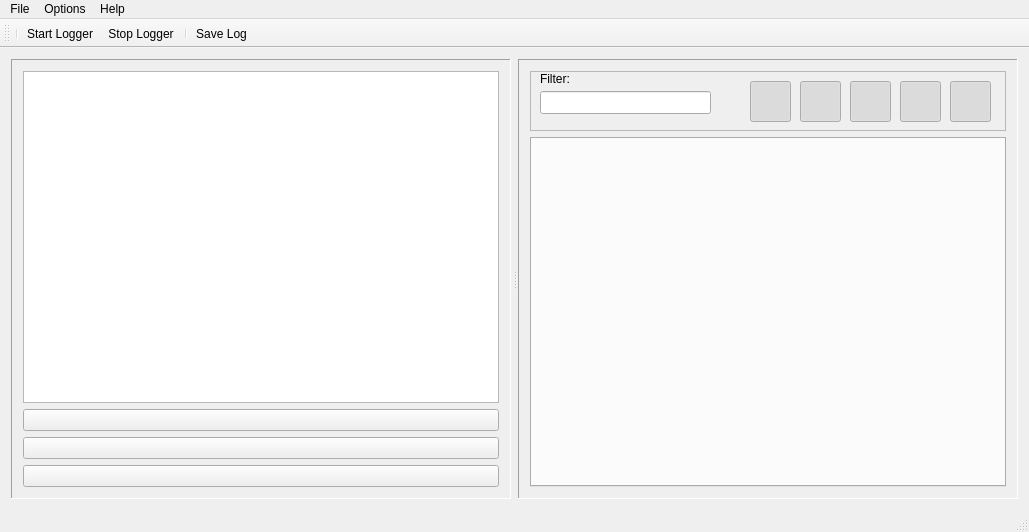
<?xml version="1.0" encoding="UTF-8"?>
<ui version="4.0">
 <class>MainWindow</class>
 <widget class="QMainWindow" name="MainWindow">
  <property name="geometry">
   <rect>
    <x>0</x>
    <y>0</y>
    <width>1025</width>
    <height>532</height>
   </rect>
  </property>
  <property name="sizePolicy">
   <sizepolicy hsizetype="Maximum" vsizetype="Preferred">
    <horstretch>0</horstretch>
    <verstretch>0</verstretch>
   </sizepolicy>
  </property>
  <property name="windowTitle">
   <string>QtYarprun Logger</string>
  </property>
  <widget class="QWidget" name="centralWidget">
   <layout class="QVBoxLayout" name="verticalLayout_4">
    <item>
     <widget class="QSplitter" name="splitter">
      <property name="sizePolicy">
       <sizepolicy hsizetype="Preferred" vsizetype="Preferred">
        <horstretch>1</horstretch>
        <verstretch>0</verstretch>
       </sizepolicy>
      </property>
      <property name="frameShape">
       <enum>QFrame::NoFrame</enum>
      </property>
      <property name="midLineWidth">
       <number>0</number>
      </property>
      <property name="orientation">
       <enum>Qt::Horizontal</enum>
      </property>
      <property name="handleWidth">
       <number>7</number>
      </property>
      <widget class="QFrame" name="left_frame">
       <property name="sizePolicy">
        <sizepolicy hsizetype="Minimum" vsizetype="Preferred">
         <horstretch>1</horstretch>
         <verstretch>0</verstretch>
        </sizepolicy>
       </property>
       <property name="minimumSize">
        <size>
         <width>500</width>
         <height>0</height>
        </size>
       </property>
       <property name="frameShape">
        <enum>QFrame::Panel</enum>
       </property>
       <property name="frameShadow">
        <enum>QFrame::Sunken</enum>
       </property>
       <layout class="QVBoxLayout" name="verticalLayout">
        <item>
         <layout class="QVBoxLayout" name="verticalLayout_2">
          <item>
           <widget class="QTreeView" name="yarprunTreeView">
            <property name="sizePolicy">
             <sizepolicy hsizetype="Expanding" vsizetype="Minimum">
              <horstretch>0</horstretch>
              <verstretch>0</verstretch>
             </sizepolicy>
            </property>
            <property name="contextMenuPolicy">
             <enum>Qt::CustomContextMenu</enum>
            </property>
            <property name="editTriggers">
             <set>QAbstractItemView::NoEditTriggers</set>
            </property>
            <property name="rootIsDecorated">
             <bool>false</bool>
            </property>
            <property name="sortingEnabled">
             <bool>true</bool>
            </property>
            <attribute name="headerVisible">
             <bool>true</bool>
            </attribute>
           </widget>
          </item>
         </layout>
        </item>
        <item>
         <widget class="QPushButton" name="refreshLogger">
          <property name="text">
           <string/>
          </property>
          <property name="icon">
           <iconset resource="res.qrc">
            <normaloff>:/new/prefix1/images/progress_ico.png</normaloff>:/new/prefix1/images/progress_ico.png</iconset>
          </property>
          <property name="iconSize">
           <size>
            <width>32</width>
            <height>32</height>
           </size>
          </property>
         </widget>
        </item>
        <item>
         <widget class="QPushButton" name="stopLogger">
          <property name="text">
           <string/>
          </property>
          <property name="icon">
           <iconset resource="res.qrc">
            <normaloff>:/new/prefix1/images/stop_ico.png</normaloff>:/new/prefix1/images/stop_ico.png</iconset>
          </property>
          <property name="iconSize">
           <size>
            <width>32</width>
            <height>32</height>
           </size>
          </property>
         </widget>
        </item>
        <item>
         <widget class="QPushButton" name="startLogger">
          <property name="text">
           <string/>
          </property>
          <property name="icon">
           <iconset resource="res.qrc">
            <normaloff>:/new/prefix1/images/run_ico.png</normaloff>:/new/prefix1/images/run_ico.png</iconset>
          </property>
          <property name="iconSize">
           <size>
            <width>32</width>
            <height>32</height>
           </size>
          </property>
         </widget>
        </item>
       </layout>
      </widget>
      <widget class="QFrame" name="right_frame">
       <property name="sizePolicy">
        <sizepolicy hsizetype="Maximum" vsizetype="Preferred">
         <horstretch>3</horstretch>
         <verstretch>0</verstretch>
        </sizepolicy>
       </property>
       <property name="minimumSize">
        <size>
         <width>500</width>
         <height>0</height>
        </size>
       </property>
       <property name="frameShape">
        <enum>QFrame::Panel</enum>
       </property>
       <property name="frameShadow">
        <enum>QFrame::Sunken</enum>
       </property>
       <layout class="QVBoxLayout" name="verticalLayout_3">
        <item>
         <widget class="QFrame" name="frame">
          <property name="minimumSize">
           <size>
            <width>0</width>
            <height>60</height>
           </size>
          </property>
          <property name="frameShape">
           <enum>QFrame::StyledPanel</enum>
          </property>
          <property name="frameShadow">
           <enum>QFrame::Raised</enum>
          </property>
          <widget class="QPushButton" name="DisplayUnformattedEnable">
           <property name="geometry">
            <rect>
             <x>420</x>
             <y>10</y>
             <width>41</width>
             <height>41</height>
            </rect>
           </property>
           <property name="text">
            <string/>
           </property>
           <property name="icon">
            <iconset resource="res.qrc">
             <normaloff>:/new/prefix1/images/all_ico_b.png</normaloff>
             <normalon>:/new/prefix1/images/all_ico.png</normalon>:/new/prefix1/images/all_ico_b.png</iconset>
           </property>
           <property name="iconSize">
            <size>
             <width>32</width>
             <height>32</height>
            </size>
           </property>
           <property name="checkable">
            <bool>true</bool>
           </property>
           <property name="checked">
            <bool>true</bool>
           </property>
           <property name="autoDefault">
            <bool>false</bool>
           </property>
           <property name="default">
            <bool>false</bool>
           </property>
           <property name="flat">
            <bool>false</bool>
           </property>
          </widget>
          <widget class="QPushButton" name="DisplayWarningEnable">
           <property name="geometry">
            <rect>
             <x>270</x>
             <y>10</y>
             <width>41</width>
             <height>41</height>
            </rect>
           </property>
           <property name="text">
            <string/>
           </property>
           <property name="icon">
            <iconset resource="res.qrc">
             <normaloff>:/new/prefix1/images/warning_ico_b.png</normaloff>
             <normalon>:/new/prefix1/images/warning_ico.png</normalon>:/new/prefix1/images/warning_ico_b.png</iconset>
           </property>
           <property name="iconSize">
            <size>
             <width>32</width>
             <height>32</height>
            </size>
           </property>
           <property name="checkable">
            <bool>true</bool>
           </property>
           <property name="checked">
            <bool>true</bool>
           </property>
           <property name="autoDefault">
            <bool>false</bool>
           </property>
           <property name="default">
            <bool>false</bool>
           </property>
           <property name="flat">
            <bool>false</bool>
           </property>
          </widget>
          <widget class="QPushButton" name="DisplayInfoEnable">
           <property name="geometry">
            <rect>
             <x>370</x>
             <y>10</y>
             <width>41</width>
             <height>41</height>
            </rect>
           </property>
           <property name="text">
            <string/>
           </property>
           <property name="icon">
            <iconset resource="res.qrc">
             <normaloff>:/new/prefix1/images/info_ico_b.png</normaloff>
             <normalon>:/new/prefix1/images/info_ico.png</normalon>:/new/prefix1/images/info_ico_b.png</iconset>
           </property>
           <property name="iconSize">
            <size>
             <width>32</width>
             <height>32</height>
            </size>
           </property>
           <property name="checkable">
            <bool>true</bool>
           </property>
           <property name="checked">
            <bool>true</bool>
           </property>
           <property name="autoDefault">
            <bool>false</bool>
           </property>
           <property name="default">
            <bool>false</bool>
           </property>
           <property name="flat">
            <bool>false</bool>
           </property>
          </widget>
          <widget class="QPushButton" name="DisplayDebugEnable">
           <property name="geometry">
            <rect>
             <x>320</x>
             <y>10</y>
             <width>41</width>
             <height>41</height>
            </rect>
           </property>
           <property name="text">
            <string/>
           </property>
           <property name="icon">
            <iconset resource="res.qrc">
             <normaloff>:/new/prefix1/images/debug_ico_b.png</normaloff>
             <normalon>:/new/prefix1/images/debug_ico.png</normalon>:/new/prefix1/images/debug_ico_b.png</iconset>
           </property>
           <property name="iconSize">
            <size>
             <width>32</width>
             <height>32</height>
            </size>
           </property>
           <property name="checkable">
            <bool>true</bool>
           </property>
           <property name="checked">
            <bool>true</bool>
           </property>
           <property name="autoDefault">
            <bool>false</bool>
           </property>
           <property name="default">
            <bool>false</bool>
           </property>
           <property name="flat">
            <bool>false</bool>
           </property>
          </widget>
          <widget class="QPushButton" name="DisplayErrorEnable">
           <property name="geometry">
            <rect>
             <x>220</x>
             <y>10</y>
             <width>41</width>
             <height>41</height>
            </rect>
           </property>
           <property name="text">
            <string/>
           </property>
           <property name="icon">
            <iconset resource="res.qrc">
             <normaloff>:/new/prefix1/images/error_ico_b.png</normaloff>
             <normalon>:/new/prefix1/images/error_ico.png</normalon>:/new/prefix1/images/error_ico_b.png</iconset>
           </property>
           <property name="iconSize">
            <size>
             <width>32</width>
             <height>32</height>
            </size>
           </property>
           <property name="checkable">
            <bool>true</bool>
           </property>
           <property name="checked">
            <bool>true</bool>
           </property>
           <property name="autoDefault">
            <bool>false</bool>
           </property>
           <property name="default">
            <bool>false</bool>
           </property>
           <property name="flat">
            <bool>false</bool>
           </property>
          </widget>
          <widget class="QLabel" name="label_2">
           <property name="geometry">
            <rect>
             <x>10</x>
             <y>0</y>
             <width>51</width>
             <height>16</height>
            </rect>
           </property>
           <property name="text">
            <string>Filter:</string>
           </property>
          </widget>
          <widget class="QLineEdit" name="lineEdit_2">
           <property name="geometry">
            <rect>
             <x>10</x>
             <y>20</y>
             <width>171</width>
             <height>23</height>
            </rect>
           </property>
          </widget>
         </widget>
        </item>
        <item>
         <widget class="QTabWidget" name="logtabs">
          <property name="currentIndex">
           <number>-1</number>
          </property>
          <property name="tabsClosable">
           <bool>true</bool>
          </property>
         </widget>
        </item>
       </layout>
      </widget>
     </widget>
    </item>
   </layout>
  </widget>
  <widget class="QMenuBar" name="menuBar">
   <property name="geometry">
    <rect>
     <x>0</x>
     <y>0</y>
     <width>1025</width>
     <height>21</height>
    </rect>
   </property>
   <widget class="QMenu" name="menuFile">
    <property name="title">
     <string>File</string>
    </property>
    <addaction name="actionStart_Logger"/>
    <addaction name="actionStop_Logger"/>
    <addaction name="separator"/>
    <addaction name="actionSave_Log"/>
    <addaction name="actionLoad_Log"/>
   </widget>
   <widget class="QMenu" name="menuOptions">
    <property name="title">
     <string>Options</string>
    </property>
    <addaction name="actionShow_Timestamps"/>
    <addaction name="actionShow_Error_Level"/>
    <addaction name="actionShow_Colors"/>
    <addaction name="actionShow_Grid"/>
    <addaction name="actionShow_Mute_Ports"/>
    <addaction name="separator"/>
    <addaction name="actionAdvanced"/>
   </widget>
   <widget class="QMenu" name="menuHelp">
    <property name="title">
     <string>Help</string>
    </property>
    <addaction name="actionAbout_QtYarpLogger"/>
    <addaction name="separator"/>
    <addaction name="actionAbout_QtYarpLogger_2"/>
   </widget>
   <addaction name="menuFile"/>
   <addaction name="menuOptions"/>
   <addaction name="menuHelp"/>
  </widget>
  <widget class="QToolBar" name="mainToolBar">
   <attribute name="toolBarArea">
    <enum>TopToolBarArea</enum>
   </attribute>
   <attribute name="toolBarBreak">
    <bool>false</bool>
   </attribute>
   <addaction name="separator"/>
   <addaction name="actionStart_Logger"/>
   <addaction name="actionStop_Logger"/>
   <addaction name="separator"/>
   <addaction name="actionSave_Log"/>
  </widget>
  <widget class="QStatusBar" name="statusBar"/>
  <action name="actionAbout_QtYarpLogger">
   <property name="text">
    <string>Help</string>
   </property>
  </action>
  <action name="actionShow_Timestamps">
   <property name="checkable">
    <bool>true</bool>
   </property>
   <property name="checked">
    <bool>true</bool>
   </property>
   <property name="text">
    <string>Show Timestamps</string>
   </property>
  </action>
  <action name="actionSave_Log">
   <property name="icon">
    <iconset resource="res.qrc">
     <normaloff>:/new/prefix1/images/save_icon.png</normaloff>:/new/prefix1/images/save_icon.png</iconset>
   </property>
   <property name="text">
    <string>Save Log</string>
   </property>
  </action>
  <action name="actionLoad_Log">
   <property name="text">
    <string>Load Log</string>
   </property>
  </action>
  <action name="actionStart_Logger">
   <property name="icon">
    <iconset resource="res.qrc">
     <normaloff>:/new/prefix1/images/run_ico.png</normaloff>:/new/prefix1/images/run_ico.png</iconset>
   </property>
   <property name="text">
    <string>Start Logger</string>
   </property>
  </action>
  <action name="actionAbout_QtYarpLogger_2">
   <property name="text">
    <string>about QtYarpLogger</string>
   </property>
  </action>
  <action name="actionStop_Logger">
   <property name="icon">
    <iconset resource="res.qrc">
     <normaloff>:/new/prefix1/images/stop_ico.png</normaloff>:/new/prefix1/images/stop_ico.png</iconset>
   </property>
   <property name="text">
    <string>Stop Logger</string>
   </property>
  </action>
  <action name="actionShow_Error_Level">
   <property name="checkable">
    <bool>true</bool>
   </property>
   <property name="checked">
    <bool>true</bool>
   </property>
   <property name="text">
    <string>Show Error Level</string>
   </property>
  </action>
  <action name="actionShow_Colors">
   <property name="checkable">
    <bool>true</bool>
   </property>
   <property name="checked">
    <bool>true</bool>
   </property>
   <property name="text">
    <string>Show Colors</string>
   </property>
  </action>
  <action name="actionShow_Grid">
   <property name="checkable">
    <bool>true</bool>
   </property>
   <property name="checked">
    <bool>true</bool>
   </property>
   <property name="text">
    <string>Show Grid</string>
   </property>
  </action>
  <action name="actionAdvanced">
   <property name="text">
    <string>Advanced...</string>
   </property>
  </action>
  <action name="actionShow_Mute_Ports">
   <property name="checkable">
    <bool>true</bool>
   </property>
   <property name="checked">
    <bool>true</bool>
   </property>
   <property name="text">
    <string>Show Mute Ports</string>
   </property>
  </action>
 </widget>
 <layoutdefault spacing="6" margin="11"/>
 <resources>
  <include location="res.qrc"/>
 </resources>
 <connections/>
</ui>
